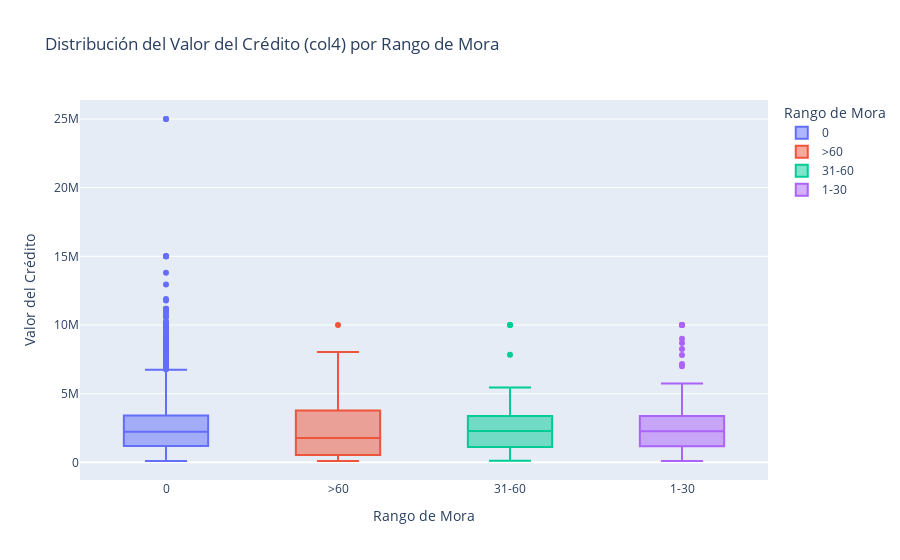

The code cell stored with this chart in its notebook:
### Code cell
import plotly.express as px

# Gráfico de caja para visualizar la relación entre el rango de mora y el valor del crédito (col4)
fig = px.box(df, x='rango_mora', y='col4', color='rango_mora',
             title='Distribución del Valor del Crédito (col4) por Rango de Mora',
             labels={'rango_mora': 'Rango de Mora', 'col4': 'Valor del Crédito'})
fig.show()

### Figure 1 — Plotly figure (JSON) as saved in the notebook; plotly's stock layout.template omitted (floating-point values rounded to 4 significant figures; data arrays with more than 128 entries replaced by an {"elided": "..."} marker saying what was removed)
{"data": [{"alignmentgroup": "True", "hovertemplate": "Rango de Mora=%{x}<br>Valor del Crédito=%{y}<extra></extra>", "legendgroup": "0", "marker": {"color": "#636efa"}, "name": "0", "notched": false, "offsetgroup": "0", "orientation": "v", "showlegend": true, "type": "box", "x": {"elided": "4392 str values"}, "x0": " ", "xaxis": "x", "y": {"elided": "4392 float values"}, "y0": " ", "yaxis": "y"}, {"alignmentgroup": "True", "hovertemplate": "Rango de Mora=%{x}<br>Valor del Crédito=%{y}<extra></extra>", "legendgroup": ">60", "marker": {"color": "#EF553B"}, "name": ">60", "notched": false, "offsetgroup": ">60", "orientation": "v", "showlegend": true, "type": "box", "x": {"elided": "1342 str values"}, "x0": " ", "xaxis": "x", "y": {"elided": "1342 float values"}, "y0": " ", "yaxis": "y"}, {"alignmentgroup": "True", "hovertemplate": "Rango de Mora=%{x}<br>Valor del Crédito=%{y}<extra></extra>", "legendgroup": "31-60", "marker": {"color": "#00cc96"}, "name": "31-60", "notched": false, "offsetgroup": "31-60", "orientation": "v", "showlegend": true, "type": "box", "x": ["31-60", "31-60", "31-60", "31-60", "31-60", "31-60", "31-60", "31-60", "31-60", "31-60", "31-60", "31-60", "31-60", "31-60", "31-60", "31-60", "31-60", "31-60", "31-60", "31-60", "31-60", "31-60", "31-60", "31-60", "31-60", "31-60", "31-60", "31-60", "31-60", "31-60", "31-60", "31-60", "31-60", "31-60", "31-60", "31-60", "31-60", "31-60", "31-60", "31-60", "31-60", "31-60", "31-60", "31-60", "31-60", "31-60", "31-60", "31-60", "31-60", "31-60", "31-60", "31-60", "31-60", "31-60", "31-60", "31-60", "31-60", "31-60", "31-60", "31-60", "31-60", "31-60", "31-60", "31-60", "31-60"], "x0": " ", "xaxis": "x", "y": [2945000, 1755220, 1119000, 942400, 120000, 1230900, 559500, 5446500, 1710000, 7833000, 3088440, 4134780, 2506560, 5360000, 210000, 178500, 2361090, 2540130, 1119000, 4010000, 5427150, 315000, 1980630, 2137290, 2568040, 3900000, 2215620, 4100000, 2238000, 3630000, 2282760, 2356000, 1264470, 5000000, 1625640, 4200000, 150000, 895200, 2579820, 3960000, 2238000, 2730360, 3166770, 3310180, 3357000, 2768300, 2495370, 1290000, 2030000, 210000, 615450, 300000, 4142645, 10000000, 170000, 3070000, 3420000, 200000, 200000, 202000, 2603380, 10000000, 1611360, 1178000, 1484280], "y0": " ", "yaxis": "y"}, {"alignmentgroup": "True", "hovertemplate": "Rango de Mora=%{x}<br>Valor del Crédito=%{y}<extra></extra>", "legendgroup": "1-30", "marker": {"color": "#ab63fa"}, "name": "1-30", "notched": false, "offsetgroup": "1-30", "orientation": "v", "showlegend": true, "type": "box", "x": {"elided": "201 str values"}, "x0": " ", "xaxis": "x", "y": {"elided": "201 float values"}, "y0": " ", "yaxis": "y"}], "layout": {"autosize": true, "boxmode": "overlay", "legend": {"title": {"text": "Rango de Mora"}, "tracegroupgap": 0}, "title": {"text": "Distribución del Valor del Crédito (col4) por Rango de Mora"}, "xaxis": {"anchor": "y", "autorange": true, "categoryarray": ["0", ">60", "31-60", "1-30"], "categoryorder": "array", "domain": [0, 1], "range": [-0.5, 3.5], "title": {"text": "Rango de Mora"}, "type": "category"}, "yaxis": {"anchor": "x", "autorange": true, "domain": [0, 1], "range": [-1283000.0, 26380000.0], "title": {"text": "Valor del Crédito"}, "type": "linear"}}}
